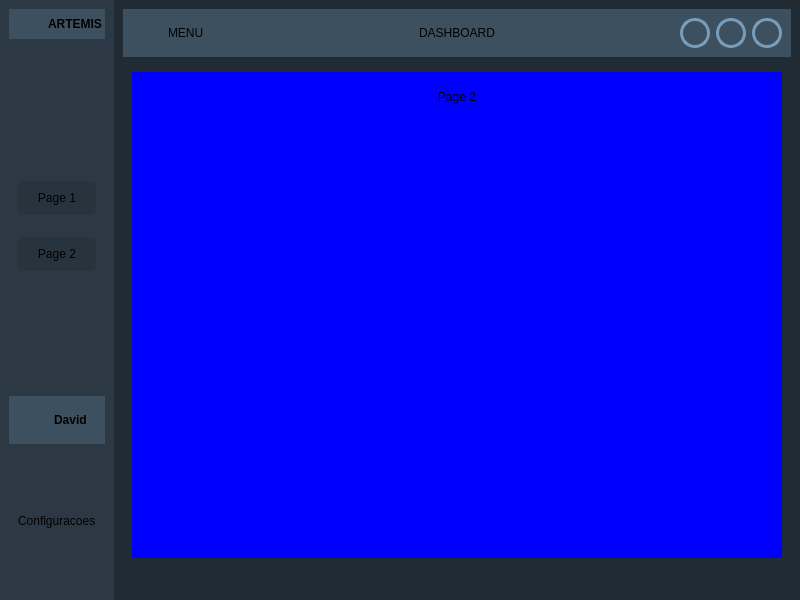
<?xml version="1.0" encoding="UTF-8"?>
<ui version="4.0">
 <class>MainWindow</class>
 <widget class="QMainWindow" name="MainWindow">
  <property name="geometry">
   <rect>
    <x>0</x>
    <y>0</y>
    <width>800</width>
    <height>600</height>
   </rect>
  </property>
  <property name="windowTitle">
   <string>MainWindow</string>
  </property>
  <widget class="QWidget" name="centralwidget">
   <property name="styleSheet">
    <string notr="true">* {
font-family: Arial;
font-size: 12px;
border: none;
background: none;
}

#centralwidget {
background-color: rgb(33,43,51);
}

#left_menu_widget, #percentage_bar_chart, #temperature_bar_chart{
background-color: rgba(61, 80, 95, 100)
}

#header_frame, #frame_3, frame_5{
background-color: rgb(61, 80, 95)
}

#frame_4 QPushButton {
padding: 10px;
border-radius: 5px;
background-color: rgba(33,43,51,100)
}

#header_nav QPushButton {
background-color: rgb(61, 80, 95);
border-radius: 15px;
border: 3px solid rgb(120,157,186);
}

#header_nav QPushButton:hover{
background-color: rgb(120, 157, 186) 
}</string>
   </property>
   <layout class="QHBoxLayout" name="horizontalLayout">
    <property name="spacing">
     <number>0</number>
    </property>
    <property name="leftMargin">
     <number>0</number>
    </property>
    <property name="topMargin">
     <number>0</number>
    </property>
    <property name="rightMargin">
     <number>0</number>
    </property>
    <property name="bottomMargin">
     <number>0</number>
    </property>
    <item>
     <widget class="QWidget" name="left_menu_widget" native="true">
      <layout class="QVBoxLayout" name="verticalLayout">
       <item alignment="Qt::AlignTop">
        <widget class="QFrame" name="frame_3">
         <property name="maximumSize">
          <size>
           <width>16777215</width>
           <height>16777215</height>
          </size>
         </property>
         <property name="frameShape">
          <enum>QFrame::StyledPanel</enum>
         </property>
         <property name="frameShadow">
          <enum>QFrame::Raised</enum>
         </property>
         <layout class="QHBoxLayout" name="horizontalLayout_2">
          <property name="spacing">
           <number>9</number>
          </property>
          <property name="leftMargin">
           <number>0</number>
          </property>
          <property name="topMargin">
           <number>0</number>
          </property>
          <property name="rightMargin">
           <number>0</number>
          </property>
          <property name="bottomMargin">
           <number>0</number>
          </property>
          <item>
           <widget class="QLabel" name="chart_icon">
            <property name="minimumSize">
             <size>
              <width>30</width>
              <height>30</height>
             </size>
            </property>
            <property name="maximumSize">
             <size>
              <width>30</width>
              <height>30</height>
             </size>
            </property>
            <property name="text">
             <string/>
            </property>
            <property name="pixmap">
             <pixmap resource="../../resources/icons.qrc">:/icons-png/icons-png/pie-chart.png</pixmap>
            </property>
            <property name="scaledContents">
             <bool>true</bool>
            </property>
           </widget>
          </item>
          <item>
           <widget class="QLabel" name="app_label_2">
            <property name="font">
             <font>
              <family>Arial</family>
              <pointsize>-1</pointsize>
              <weight>75</weight>
              <bold>true</bold>
             </font>
            </property>
            <property name="text">
             <string>ARTEMIS</string>
            </property>
           </widget>
          </item>
         </layout>
        </widget>
       </item>
       <item>
        <widget class="QFrame" name="frame_4">
         <property name="sizePolicy">
          <sizepolicy hsizetype="Preferred" vsizetype="Preferred">
           <horstretch>0</horstretch>
           <verstretch>0</verstretch>
          </sizepolicy>
         </property>
         <property name="frameShape">
          <enum>QFrame::StyledPanel</enum>
         </property>
         <property name="frameShadow">
          <enum>QFrame::Raised</enum>
         </property>
         <layout class="QVBoxLayout" name="verticalLayout_2">
          <item>
           <widget class="QPushButton" name="pushButton">
            <property name="text">
             <string>Page 1</string>
            </property>
            <property name="icon">
             <iconset resource="../../resources/icons.qrc">
              <normaloff>:/icons-png/icons-png/bar-chart-2.png</normaloff>:/icons-png/icons-png/bar-chart-2.png</iconset>
            </property>
           </widget>
          </item>
          <item>
           <widget class="QPushButton" name="pushButton_3">
            <property name="text">
             <string>Page 2</string>
            </property>
            <property name="icon">
             <iconset resource="../../resources/icons.qrc">
              <normaloff>:/icons-png/icons-png/thermometer.png</normaloff>:/icons-png/icons-png/thermometer.png</iconset>
            </property>
           </widget>
          </item>
         </layout>
        </widget>
       </item>
       <item alignment="Qt::AlignBottom">
        <widget class="QFrame" name="frame_6">
         <property name="styleSheet">
          <string notr="true">background-color: rgb(61, 80, 95)
</string>
         </property>
         <property name="frameShape">
          <enum>QFrame::StyledPanel</enum>
         </property>
         <property name="frameShadow">
          <enum>QFrame::Raised</enum>
         </property>
         <layout class="QHBoxLayout" name="horizontalLayout_3">
          <item>
           <widget class="QLabel" name="label_13">
            <property name="minimumSize">
             <size>
              <width>30</width>
              <height>30</height>
             </size>
            </property>
            <property name="maximumSize">
             <size>
              <width>30</width>
              <height>30</height>
             </size>
            </property>
            <property name="text">
             <string/>
            </property>
            <property name="pixmap">
             <pixmap resource="../../resources/icons.qrc">:/icons-png/icons-png/meh.png</pixmap>
            </property>
            <property name="scaledContents">
             <bool>true</bool>
            </property>
           </widget>
          </item>
          <item>
           <widget class="QLabel" name="label_2">
            <property name="font">
             <font>
              <family>Arial</family>
              <pointsize>-1</pointsize>
              <weight>75</weight>
              <bold>true</bold>
             </font>
            </property>
            <property name="text">
             <string>David</string>
            </property>
           </widget>
          </item>
         </layout>
        </widget>
       </item>
       <item>
        <widget class="QFrame" name="frame_5">
         <property name="frameShape">
          <enum>QFrame::StyledPanel</enum>
         </property>
         <property name="frameShadow">
          <enum>QFrame::Raised</enum>
         </property>
         <layout class="QVBoxLayout" name="verticalLayout_3">
          <item>
           <widget class="QLabel" name="label_3">
            <property name="text">
             <string>Configuracoes</string>
            </property>
           </widget>
          </item>
         </layout>
        </widget>
       </item>
      </layout>
     </widget>
    </item>
    <item>
     <widget class="QFrame" name="frame">
      <property name="frameShape">
       <enum>QFrame::StyledPanel</enum>
      </property>
      <property name="frameShadow">
       <enum>QFrame::Raised</enum>
      </property>
      <layout class="QVBoxLayout" name="verticalLayout_4">
       <item alignment="Qt::AlignTop">
        <widget class="QFrame" name="header_frame">
         <property name="maximumSize">
          <size>
           <width>16777215</width>
           <height>50</height>
          </size>
         </property>
         <property name="frameShape">
          <enum>QFrame::StyledPanel</enum>
         </property>
         <property name="frameShadow">
          <enum>QFrame::Raised</enum>
         </property>
         <layout class="QHBoxLayout" name="horizontalLayout_4">
          <property name="spacing">
           <number>0</number>
          </property>
          <property name="leftMargin">
           <number>0</number>
          </property>
          <property name="topMargin">
           <number>0</number>
          </property>
          <property name="rightMargin">
           <number>0</number>
          </property>
          <property name="bottomMargin">
           <number>0</number>
          </property>
          <item>
           <widget class="QFrame" name="frame_11">
            <property name="frameShape">
             <enum>QFrame::StyledPanel</enum>
            </property>
            <property name="frameShadow">
             <enum>QFrame::Raised</enum>
            </property>
            <layout class="QHBoxLayout" name="horizontalLayout_5">
             <item>
              <widget class="QPushButton" name="pushButton_6">
               <property name="minimumSize">
                <size>
                 <width>30</width>
                 <height>30</height>
                </size>
               </property>
               <property name="maximumSize">
                <size>
                 <width>30</width>
                 <height>30</height>
                </size>
               </property>
               <property name="text">
                <string/>
               </property>
               <property name="icon">
                <iconset resource="../../resources/icons.qrc">
                 <normaloff>:/icons-png/icons-png/align-left.png</normaloff>:/icons-png/icons-png/align-left.png</iconset>
               </property>
              </widget>
             </item>
             <item>
              <widget class="QLabel" name="label_6">
               <property name="text">
                <string>MENU</string>
               </property>
              </widget>
             </item>
            </layout>
           </widget>
          </item>
          <item>
           <widget class="QFrame" name="frame_10">
            <property name="frameShape">
             <enum>QFrame::StyledPanel</enum>
            </property>
            <property name="frameShadow">
             <enum>QFrame::Raised</enum>
            </property>
            <layout class="QHBoxLayout" name="horizontalLayout_6">
             <item>
              <widget class="QLabel" name="label_7">
               <property name="text">
                <string>DASHBOARD</string>
               </property>
               <property name="alignment">
                <set>Qt::AlignCenter</set>
               </property>
              </widget>
             </item>
            </layout>
           </widget>
          </item>
          <item alignment="Qt::AlignRight">
           <widget class="QFrame" name="header_nav">
            <property name="frameShape">
             <enum>QFrame::StyledPanel</enum>
            </property>
            <property name="frameShadow">
             <enum>QFrame::Raised</enum>
            </property>
            <layout class="QHBoxLayout" name="horizontalLayout_7">
             <item>
              <widget class="QPushButton" name="pushButton_8">
               <property name="minimumSize">
                <size>
                 <width>30</width>
                 <height>30</height>
                </size>
               </property>
               <property name="maximumSize">
                <size>
                 <width>30</width>
                 <height>30</height>
                </size>
               </property>
               <property name="text">
                <string/>
               </property>
               <property name="icon">
                <iconset resource="../../resources/icons.qrc">
                 <normaloff>:/icons-png/icons-png/minus.png</normaloff>:/icons-png/icons-png/minus.png</iconset>
               </property>
              </widget>
             </item>
             <item>
              <widget class="QPushButton" name="pushButton_7">
               <property name="minimumSize">
                <size>
                 <width>30</width>
                 <height>30</height>
                </size>
               </property>
               <property name="maximumSize">
                <size>
                 <width>30</width>
                 <height>30</height>
                </size>
               </property>
               <property name="text">
                <string/>
               </property>
               <property name="icon">
                <iconset resource="../../resources/icons.qrc">
                 <normaloff>:/icons-png/icons-png/maximize-2.png</normaloff>:/icons-png/icons-png/maximize-2.png</iconset>
               </property>
              </widget>
             </item>
             <item>
              <widget class="QPushButton" name="pushButton_9">
               <property name="minimumSize">
                <size>
                 <width>30</width>
                 <height>30</height>
                </size>
               </property>
               <property name="maximumSize">
                <size>
                 <width>30</width>
                 <height>30</height>
                </size>
               </property>
               <property name="text">
                <string/>
               </property>
               <property name="icon">
                <iconset resource="../../resources/icons.qrc">
                 <normaloff>:/icons-png/icons-png/x.png</normaloff>:/icons-png/icons-png/x.png</iconset>
               </property>
              </widget>
             </item>
            </layout>
           </widget>
          </item>
         </layout>
        </widget>
       </item>
       <item>
        <widget class="QFrame" name="frame_8">
         <property name="frameShape">
          <enum>QFrame::StyledPanel</enum>
         </property>
         <property name="frameShadow">
          <enum>QFrame::Raised</enum>
         </property>
         <layout class="QVBoxLayout" name="verticalLayout_5">
          <item>
           <widget class="QStackedWidget" name="stackedWidget">
            <property name="currentIndex">
             <number>0</number>
            </property>
            <widget class="QWidget" name="percentage_bar_chart">
             <property name="styleSheet">
              <string notr="true">background-color: rgb(0, 0, 255);</string>
             </property>
             <layout class="QVBoxLayout" name="verticalLayout_6">
              <item alignment="Qt::AlignTop">
               <widget class="QFrame" name="frame_16">
                <property name="frameShape">
                 <enum>QFrame::StyledPanel</enum>
                </property>
                <property name="frameShadow">
                 <enum>QFrame::Raised</enum>
                </property>
                <layout class="QVBoxLayout" name="verticalLayout_7">
                 <item alignment="Qt::AlignTop">
                  <widget class="QLabel" name="label_9">
                   <property name="text">
                    <string>Page 2</string>
                   </property>
                   <property name="alignment">
                    <set>Qt::AlignCenter</set>
                   </property>
                  </widget>
                 </item>
                </layout>
               </widget>
              </item>
              <item>
               <widget class="QFrame" name="frame_17">
                <property name="sizePolicy">
                 <sizepolicy hsizetype="Preferred" vsizetype="Expanding">
                  <horstretch>0</horstretch>
                  <verstretch>0</verstretch>
                 </sizepolicy>
                </property>
                <property name="frameShape">
                 <enum>QFrame::StyledPanel</enum>
                </property>
                <property name="frameShadow">
                 <enum>QFrame::Raised</enum>
                </property>
                <layout class="QGridLayout" name="gridLayout"/>
               </widget>
              </item>
             </layout>
            </widget>
            <widget class="QWidget" name="temperature_bar_chart">
             <property name="styleSheet">
              <string notr="true">background-color: rgb(255, 0, 0);</string>
             </property>
             <layout class="QVBoxLayout" name="verticalLayout_9">
              <item>
               <widget class="QFrame" name="frame_18">
                <property name="frameShape">
                 <enum>QFrame::StyledPanel</enum>
                </property>
                <property name="frameShadow">
                 <enum>QFrame::Raised</enum>
                </property>
                <layout class="QVBoxLayout" name="verticalLayout_8">
                 <item alignment="Qt::AlignTop">
                  <widget class="QLabel" name="label_10">
                   <property name="text">
                    <string>Page 1</string>
                   </property>
                   <property name="alignment">
                    <set>Qt::AlignCenter</set>
                   </property>
                  </widget>
                 </item>
                </layout>
               </widget>
              </item>
              <item>
               <widget class="QFrame" name="frame_19">
                <property name="sizePolicy">
                 <sizepolicy hsizetype="Preferred" vsizetype="Expanding">
                  <horstretch>0</horstretch>
                  <verstretch>0</verstretch>
                 </sizepolicy>
                </property>
                <property name="frameShape">
                 <enum>QFrame::StyledPanel</enum>
                </property>
                <property name="frameShadow">
                 <enum>QFrame::Raised</enum>
                </property>
                <layout class="QGridLayout" name="gridLayout_2"/>
               </widget>
              </item>
             </layout>
            </widget>
           </widget>
          </item>
         </layout>
        </widget>
       </item>
       <item>
        <widget class="QFrame" name="frame_9">
         <property name="frameShape">
          <enum>QFrame::StyledPanel</enum>
         </property>
         <property name="frameShadow">
          <enum>QFrame::Raised</enum>
         </property>
         <layout class="QHBoxLayout" name="horizontalLayout_8">
          <item>
           <widget class="QFrame" name="frame_14">
            <property name="frameShape">
             <enum>QFrame::StyledPanel</enum>
            </property>
            <property name="frameShadow">
             <enum>QFrame::Raised</enum>
            </property>
            <widget class="QLabel" name="label_8">
             <property name="geometry">
              <rect>
               <x>90</x>
               <y>100</y>
               <width>57</width>
               <height>15</height>
              </rect>
             </property>
             <property name="text">
              <string>Copyright</string>
             </property>
            </widget>
           </widget>
          </item>
          <item>
           <widget class="QFrame" name="frame_13">
            <property name="frameShape">
             <enum>QFrame::StyledPanel</enum>
            </property>
            <property name="frameShadow">
             <enum>QFrame::Raised</enum>
            </property>
            <widget class="QFrame" name="frame_15">
             <property name="geometry">
              <rect>
               <x>90</x>
               <y>60</y>
               <width>120</width>
               <height>80</height>
              </rect>
             </property>
             <property name="frameShape">
              <enum>QFrame::StyledPanel</enum>
             </property>
             <property name="frameShadow">
              <enum>QFrame::Raised</enum>
             </property>
            </widget>
           </widget>
          </item>
         </layout>
        </widget>
       </item>
      </layout>
     </widget>
    </item>
   </layout>
  </widget>
 </widget>
 <resources>
  <include location="../../resources/icons.qrc"/>
  <include location="../../resources/icons.qrc"/>
 </resources>
 <connections/>
</ui>
